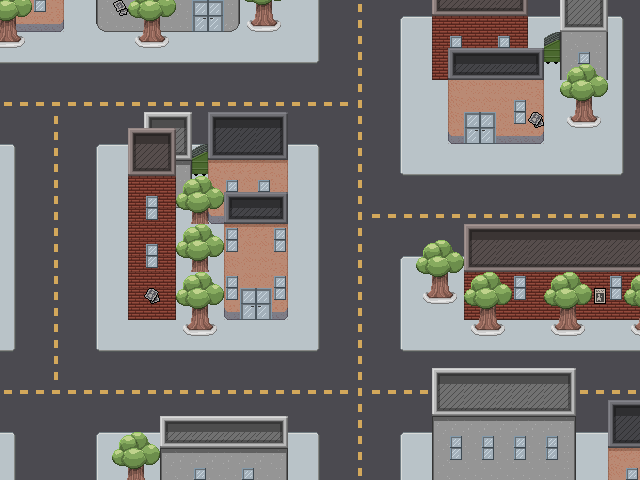

Below is a game level as drawn by its tile map, then a one-line description and the .tmx that defines it (tile-layer data replaced by summaries):
An orthogonal 40x30 tile map with 16x16 px tiles, 6 tile layers (street, sidewalk, buildings, deco, ...), 2 tilesets.

<map version="1.10" tiledversion="1.10.1" orientation="orthogonal" renderorder="right-down" width="40" height="30" tilewidth="16" tileheight="16" infinite="0" nextlayerid="9" nextobjectid="1">
 <tileset firstgid="1" name="tileset1" tilewidth="16" tileheight="16" tilecount="90" columns="9">
  <image source="tileset1.png" trans="000000" width="144" height="160" />
 </tileset>
 <tileset firstgid="91" name="tileset1.2" tilewidth="16" tileheight="16" tilecount="9" columns="3">
  <image source="tileset1.2.png" trans="000000" width="48" height="48" />
 </tileset>
 <layer id="1" name="street" width="40" height="30">
  <data>[1200 cells, 1200 non-empty, 3 distinct tile ids]</data>
 </layer>
 <layer id="2" name="sidewalk" width="40" height="30">
  <data>[1200 cells, 595 non-empty, 9 distinct tile ids]</data>
 </layer>
 <layer id="3" name="buildings" width="40" height="30">
  <data>[1200 cells, 371 non-empty, 54 distinct tile ids]</data>
 </layer>
 <layer id="5" name="deco" width="40" height="30">
  <data>[1200 cells, 51 non-empty, 8 distinct tile ids]</data>
 </layer>
 <layer id="4" name="trees" width="40" height="30">
  <data>[1200 cells, 112 non-empty, 12 distinct tile ids]</data>
 </layer>
 <layer id="7" name="artifact" width="40" height="30">
  <data>[1200 cells, 4 non-empty, 3 distinct tile ids]</data>
 </layer>
</map>